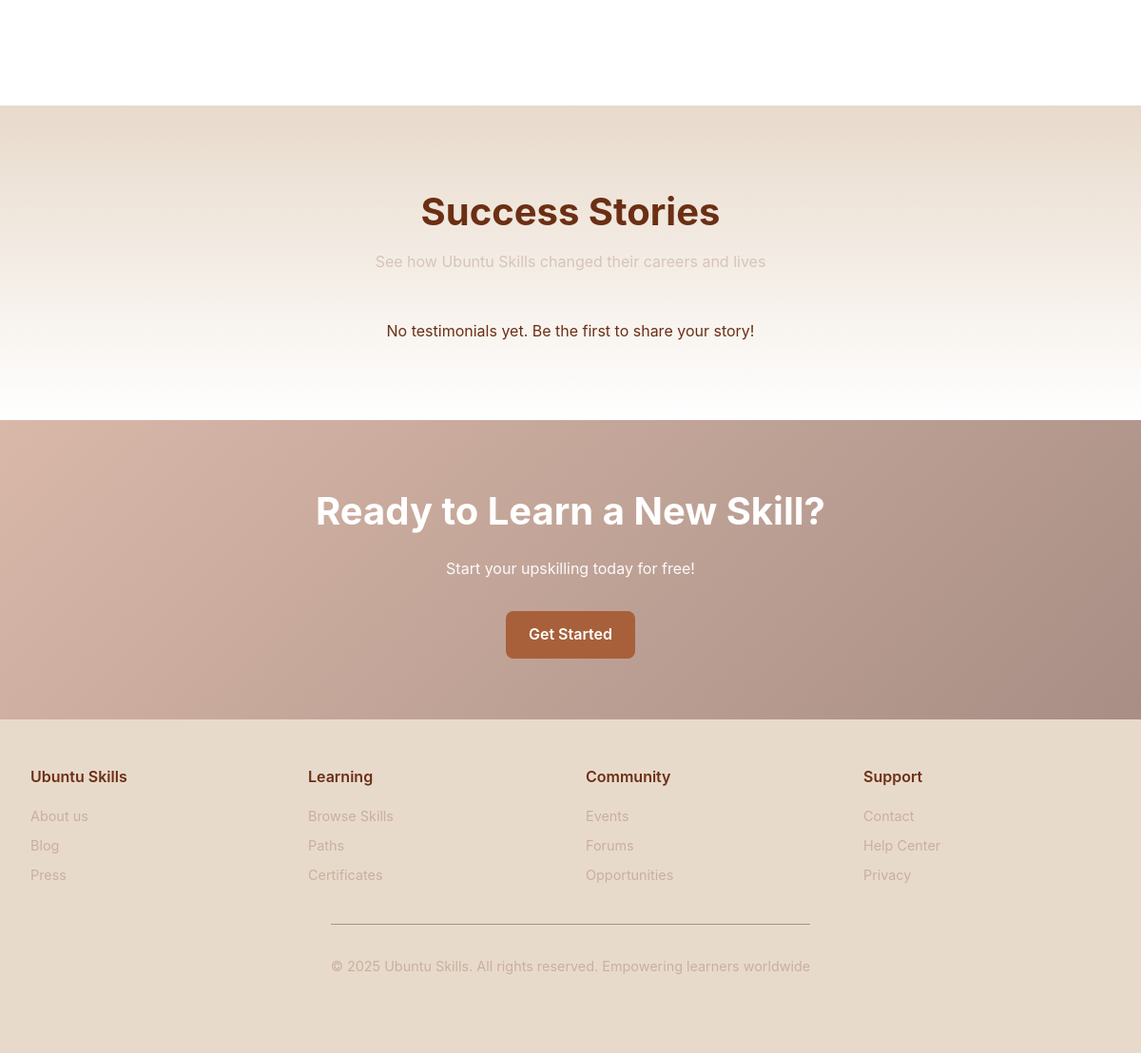
Before: / (lower part) with the older database file.
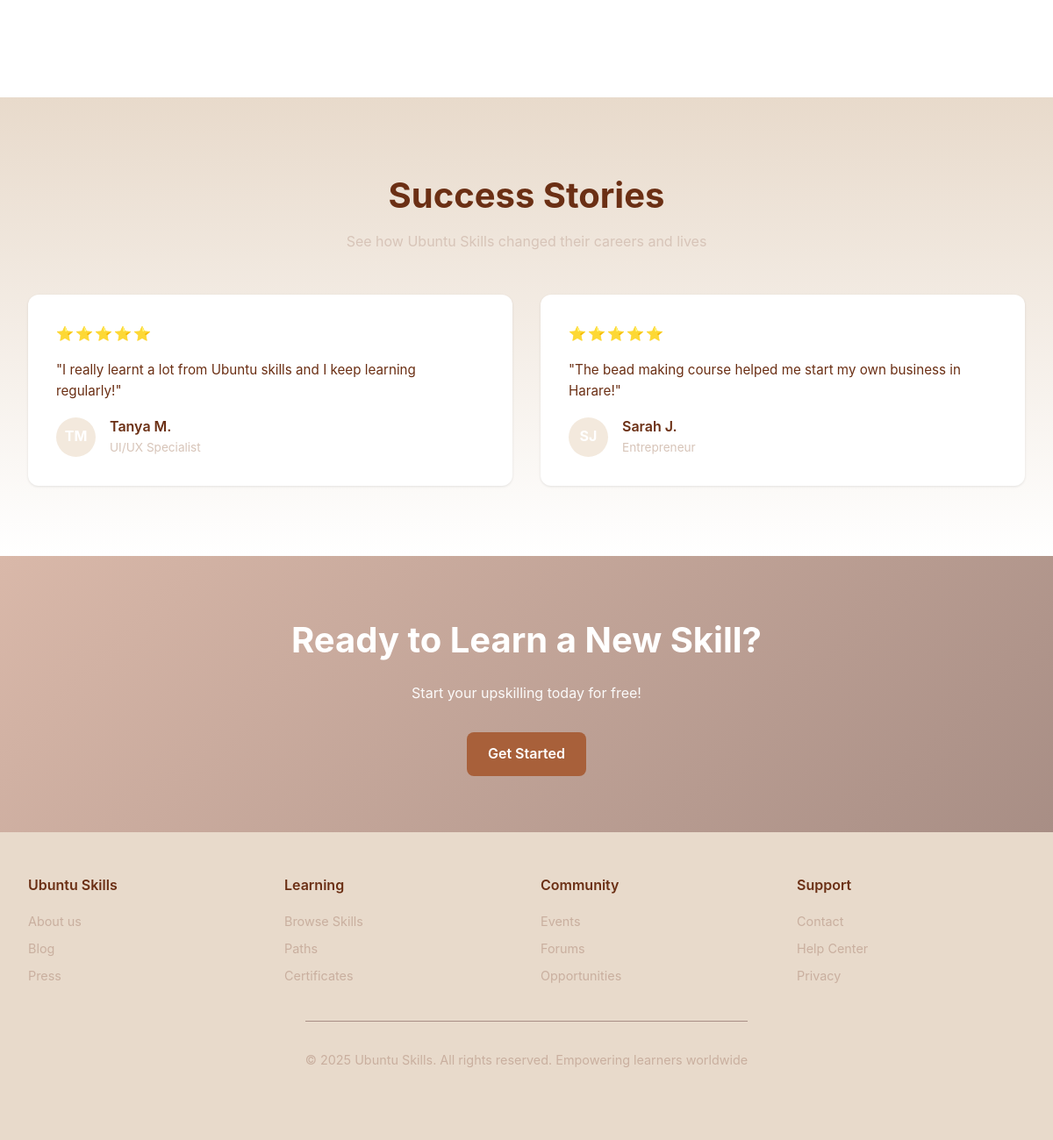
After: the same page with the newer database file.
### tables this page shows
CREATE TABLE testimonials (
    id INT(11) UNSIGNED AUTO_INCREMENT PRIMARY KEY,
    name VARCHAR(100) NOT NULL,
    role VARCHAR(100) NOT NULL,
    content TEXT NOT NULL,
    rating INT(1) NOT NULL DEFAULT 5,
    initials VARCHAR(5) NOT NULL,
    created_at TIMESTAMP DEFAULT CURRENT_TIMESTAMP
);

### config.php (called while the page is built, shortened)
<?php
function isLoggedIn() {
    return isset($_SESSION['username']);
}
?>

### index.php (the view, shortened to what this page needs)
<?php
require_once 'config.php';
$isLoggedIn = isLoggedIn();
?>
<!DOCTYPE html>
<html lang="en">
<head>
    <link rel="stylesheet" href="styles.css">
</head>
<body>
                <?php
                try {
                    $pdo = getSecureDBConnection();
                } catch (PDOException $e) {
                    echo '<p>Unable to load courses. Please try again later.</p>';
                }
                ?>
    <section class="how-it-works" id="how">
        <div class="container">
            <div class="steps">
                <div class="step">
                </div>
                <div class="step">
                </div>
                <div class="step">
                </div>
                <div class="step">
                </div>
            </div>
        </div>
    </section>
    <section class="testimonials">
        <div class="container">
            <h2 class="section-title">Success Stories</h2>
            <p class="section-subtitle">See how Ubuntu Skills changed their careers and lives</p>
            <div class="testimonials-grid">
                <?php
                try {
                    $stmt_testi = $pdo->prepare("SELECT * FROM testimonials ORDER BY created_at DESC LIMIT 3");
                    $stmt_testi->execute();
                    $testimonials = $stmt_testi->fetchAll();
                    if (count($testimonials) > 0) {
                        foreach ($testimonials as $row) {
                            $stars = str_repeat("⭐", (int)$row['rating']);
                            echo '
                            <div class="testimonial-card">
                                <div class="stars">' . $stars . '</div>
                                <p class="testimonial-text">"' . htmlspecialchars($row['content']) . '"</p>
                                <div class="testimonial-author">
                                    <div class="author-avatar">' . htmlspecialchars($row['initials']) . '</div>
                                    <div>
                                        <div class="author-name">' . htmlspecialchars($row['name']) . '</div>
                                        <div class="author-role">' . htmlspecialchars($row['role']) . '</div>
                                    </div>
                                </div>
                            </div>
                            ';
                        }
                    } else {
                        echo '<p style="text-align:center; width:100%;">No testimonials yet. Be the first to share your story!</p>';
                    }
                } catch (PDOException $e) {
                    echo '<p>Unable to load success stories.</p>';
                }
                ?>
            </div>
        </div>
    </section>
    <section class="cta">
        <div class="container">
            <h2>Ready to Learn a New Skill?</h2>
            <p>Start your upskilling today for free!</p>
            <?php if ($isLoggedIn): ?>
                <a href="#skills" class="btn btn-primary">Browse Courses</a>
            <?php else: ?>
                <a href="signup.php" class="btn btn-primary">Get Started</a>
            <?php endif; ?>
        </div>
    </section>
    <footer>
        <div class="footer-content" id="footer">
            <div class="footer-section">
                <h4>Ubuntu Skills</h4>
                <a href="#">About us</a>
                <a href="#">Blog</a>
                <a href="#">Press</a>
            </div>
            <div class="footer-section">
                <h4>Learning</h4>
                <a href="#">Browse Skills</a>
                <a href="#">Paths</a>
                <a href="#">Certificates</a>
            </div>
            <div class="footer-section">
                <h4>Community</h4>
                <a href="#">Events</a>
                <a href="#">Forums</a>
                <a href="#">Opportunities</a>
            </div>
            <div class="footer-section">
                <h4>Support</h4>
                <a href="#">Contact</a>
                <a href="#">Help Center</a>
                <a href="#">Privacy</a>
            </div>
            <div class="footer-bottom">
                <p>&copy; 2025 Ubuntu Skills. All rights reserved. Empowering learners worldwide</p>
            </div>
        </div>
    </footer>
</body>
</html>

### styles.css (style rules this page uses)
* { margin: 0; padding: 0; box-sizing: border-box; }
:root { --primary: #F3E9DD; --primary-dark: #E8DACB; --secondary: #D9B8A9; --accent: #A8603A; --dark: #6B2F14; --dark-light: #A4532A; --gray: #D7C4B8; --light: #FCEFE2; --white: #ffffff; }
body { font-family: -apple-system, BlinkMacSystemFont, "Segoe UI", Roboto, Oxygen, Ubuntu, Cantarell, sans-serif; color: var(--dark); background-color: var(--white); line-height: 1.6; }
.container { max-width: 1200px; margin: 0 auto; }
.section-title { text-align: center; font-size: clamp(1.75rem, 4vw, 2.5rem); margin-bottom: 0.5rem; font-weight: 700; }
.section-subtitle { text-align: center; color: var(--gray); margin-bottom: 3rem; font-size: 1rem; }
.btn { padding: 0.75rem 1.5rem; border: none; border-radius: 0.5rem; font-weight: 600; cursor: pointer; transition: all 0.3s ease; text-decoration: none; display: inline-block; }
.btn-primary { background-color: var(--accent); color: var(--white); }
.how-it-works { padding: 5rem 2rem; background-color: var(--white); }
.steps { display: grid; grid-template-columns: repeat(auto-fit, minmax(240px, 1fr)); gap: 2rem; margin-top: 3rem; }
.step { position: relative; padding: 2rem; }
.testimonials { padding: 5rem 2rem; background: linear-gradient(180deg, var(--primary-dark) 0%, #ffffff 100%); }
.testimonials-grid { display: grid; grid-template-columns: repeat(auto-fit, minmax(280px, 1fr)); gap: 2rem; margin-top: 3rem; }
.testimonial-card { background-color: var(--white); padding: 2rem; border-radius: 0.75rem; box-shadow: 0 1px 3px rgba(0, 0, 0, 0.1); }
.stars { color: #fbbf24; margin-bottom: 1rem; font-size: 1rem; letter-spacing: 2px; }
.testimonial-text { color: var(--dark); margin-bottom: 1rem; font-size: 0.95rem; line-height: 1.6; }
.testimonial-author { display: flex; align-items: center; gap: 1rem; }
.author-avatar { width: 45px; height: 45px; border-radius: 50%; background-color: var(--primary); color: var(--white); display: flex; align-items: center; justify-content: center; font-weight: 700; }
.author-name { font-weight: 600; color: var(--dark); }
.author-role { color: var(--gray); font-size: 0.85rem; }
.cta { background: linear-gradient(135deg, var(--secondary) 0%, #a88e85 100%); color: var(--white); padding: 4rem 2rem; text-align: center; }
.cta h2 { font-size: clamp(1.75rem, 4vw, 2.5rem); margin-bottom: 1rem; }
.cta p { font-size: 1rem; margin-bottom: 2rem; opacity: 0.95; }
.cta .btn-primary { background-color: var(--accent); color: var(--white); }
footer { background-color: var(--primary-dark); color: var(--white); padding: 3rem 2rem; }
.footer-content { max-width: 1200px; margin: 0 auto; display: grid; grid-template-columns: repeat(4, 1fr); gap: 2rem; margin-bottom: 2rem; }
.footer-section h4 { margin-bottom: 1rem; font-weight: 600; color: var(--dark); }
.footer-section a { display: block; color: #c9af9f; text-decoration: none; margin-bottom: 0.5rem; font-size: 0.9rem; transition: color 0.3s ease; }
.footer-bottom { grid-column: 1/-1; margin: 0 auto; padding-top: 2rem; border-top: 1px solid #a88e85; text-align: center; color: #c9af9f; font-size: 0.9rem; }

Changed rows visible on the page:
added testimonials: rating "⭐⭐⭐⭐⭐", content "I really learnt a lot from Ubuntu skills and I keep learning regularly!", initials "TM", name "Tanya M.", role "UI/UX Specialist"
added testimonials: rating "⭐⭐⭐⭐⭐", content "The bead making course helped me start my own business in Harare!", initials "SJ", name "Sarah J.", role "Entrepreneur"
Other visible differences:
text no longer shown: "No testimonials yet. Be the first to share your story!"
